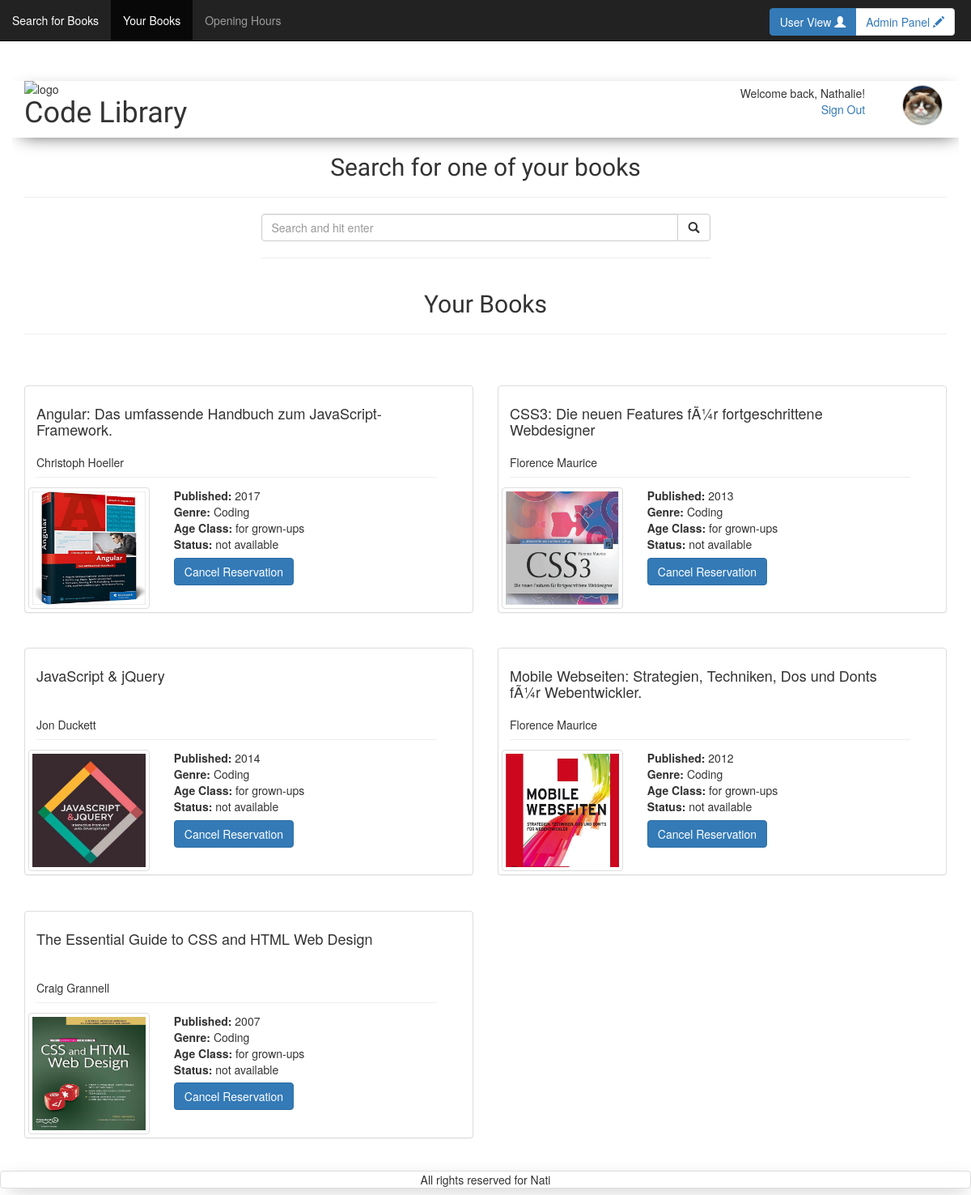
Screenshot of /your_books.php (signed in) with the database file from the repository.
### tables this page shows
CREATE TABLE `users` (
  `id` int(11) NOT NULL,
  `first_name` varchar(100) NOT NULL,
  `family_name` varchar(100) NOT NULL,
  `email` varchar(100) NOT NULL,
  `password` varchar(100) NOT NULL,
  `username` varchar(100) NOT NULL,
  `FK_avatars` int(11) NOT NULL,
  `member_since` timestamp NOT NULL DEFAULT CURRENT_TIMESTAMP ON UPDATE CURRENT_TIMESTAMP
);

CREATE TABLE `avatars` (
  `id` int(11) NOT NULL,
  `avatar` varchar(100) NOT NULL
);

CREATE TABLE `books` (
  `id` int(11) NOT NULL,
  `title` varchar(100) NOT NULL,
  `FK_authors` int(11) NOT NULL,
  `FK_genres` int(11) NOT NULL,
  `publishing_year` year(4) NOT NULL,
  `available` tinyint(1) NOT NULL DEFAULT '1',
  `FK_libraries` int(11) NOT NULL DEFAULT '1',
  `image` varchar(100) NOT NULL,
  `FK_age_recommendations` int(11) NOT NULL
);

CREATE TABLE `authors` (
  `id` int(11) NOT NULL,
  `first_name` varchar(30) NOT NULL,
  `family_name` varchar(30) NOT NULL
);

CREATE TABLE `genres` (
  `id` int(11) NOT NULL,
  `genre` varchar(30) NOT NULL
);

CREATE TABLE `age_recommendations` (
  `id` int(11) NOT NULL,
  `age` varchar(50) NOT NULL
);

### includes/start_session_user.php (called while the page is built, shortened)
<?php
 $res=mysql_query("SELECT first_name, family_name, username, users.id AS user_id, avatar, avatars.id AS avatar_id FROM users JOIN avatars ON users.FK_avatars=avatars.id WHERE users.id=".$_SESSION['user']);
 $userRow=mysql_fetch_array($res);
 $user_id = $userRow['user_id'];
 $user_avatar = $userRow['avatar'];
?>

### includes/while_loop_your_books.php (the view, shortened to what this page needs)
<?php
	while($bookRow=mysql_fetch_array($res_book)){
		$title = $bookRow['title'];
		$author_first_name = $bookRow['first_name'];
		$author_family_name = $bookRow['family_name'];
		$image = $bookRow['image'];
		$published = $bookRow['publishing_year'];
		$genre = $bookRow['genre'];
		$age = $bookRow['age'];
		$availability = $bookRow['available'];
		$borrows_id = $bookRow['borrows_id'];
		if ($availability == 1){
			$available = "available";
		} else {
			$available = "not available";
		}
		echo 	'<div class="col-xs-12 col-md-6 margin-top">
	  			<form method="post" action="your_books.php?borrows_id='.$borrows_id.'" class="wrapper book_form panel panel-default card ">
					<div class="row max-width">
						<div class=" col-xs-12">
							<div class="book_header">
							    <h4 class="card-title">'.$title.'</h4>
					      	</div>
					      	<div class="book_header_author"
						      	<p class="card-text">'.$author_first_name.' '.$author_family_name.'</p>
						      	<hr>
					      	</div>
				      	</div>
						<figure class="col-xs-4 book_image">
						    <img src="'.$image.'"  alt="'.$title.'" class="img-responsive img-thumbnail">
						  </figure>
						  <div class="col-xs-8">
						    <div class="card-block">
						      <div class="content">
							      <ul class="list-unstyled">
							      <li><b>Published:</b> '.$published.'</li>
							      <li><b>Genre:</b> '.$genre.'</li>
							      <li><b>Age Class:</b> '.$age.'</li>
							      <li><b>Status:</b> '.$available.'</li>
							      <li class="margin-top"><input type="submit" class="btn btn-primary" value="Cancel Reservation" id="btn-cancel_reservation" name="btn-cancel_reservation"></li>
							      </ul>
						      </div>
						    </div>
						  </div>
						</div
					</div>
				</form>
			</div>
		';
	}
?>

### includes/header.php
<header class="row shadow header_margin">
		<div class="col-xs-12 col-sm-6">
			<span><img id="logo" src="pictures/logo.png" alt="logo"></span>
			<span><h1 class="brandfont">Code Library</h1></span>
		</div>
		<div class="col-xs-12 col-sm-6">
			<div class="padding">
				<div class="row header_right text-right">
					<?php
						echo'<div class="col-xs-10">
								Welcome back, '. $userRow["first_name"].'!<br>
			       				<a href="logout.php?logout">Sign Out</a>
			       			</div>
			       			<div class="col-xs-2 pull-right">
			       			<img class="img-circle show_avatar border" src="'.$user_avatar.'" alt="avatar">
			       			</div>';
			       	?>
		    	</div>
	    	</div>
		</div>
</header>

### css/style.css (style rules this page uses)
#logo { width: 100px; float: left; }
header h1 { position: relative; }
.margin-top { margin-top: 2%; }
.show_avatar { height: 50px; width: 50px; border: 0.5px solid lightgrey; }
.brandfont { font-family: 'Lobster Two', cursive; }
.shadow { -webkit-box-shadow: 3px 6px 22px -9px rgba(0, 0, 0, 0.75); -moz-box-shadow: 3px 6px 22px -9px rgba(0, 0, 0, 0.75); box-shadow: 3px 6px 22px -9px rgba(0, 0, 0, 0.75); }
.padding { padding: 5px; }

### includes/head_tag.php (style rules this page uses)
html, body { height: 100%; }
@media (min-width:500px) { .book_image { height: 120px; width: 33%; display: flex; align-items: right; } }
@media (min-width:600px) { .book_image { height: 150px; width: 33%; display: flex; align-items: right; } }
@media (min-width:700px) { .book_image { height: 200px; width: 33%; display: flex; align-items: right; } }
@media (min-width:768px) { .book_image { height: 190px; width: 33%; display: flex; align-items: right; } }
@media (min-width:992px) { .book_image { height: 110px; width: 33%; display: flex; align-items: center; } }
@media (min-width:1200px) { .book_image { height: 150px; width: 33%; display: flex; align-items: right; } }
.header_margin { margin-top: 100px; }
.book_image img { height: 100%; width: 100%; }
.book_form { display: flex; align-items: center; margin-left: auto; margin-right: auto; }
.book_form hr { margin-top: -2px; margin-bottom: 2px; }
.book_header { width: 100%; padding: 10px; height: 70px; }
.book_header_author { width: 100%; padding: 10px; }
.max-width { width: 100%; }
.wrapper { padding:4px; }

### rows the page displays
users: first_name "Nathalie", FK_avatars.avatar (picture)
books: title "Angular: Das umfassende Handbuch zum JavaScript-Framework.", FK_authors.first_name "Christoph", FK_authors.family_name "Hoeller", image (picture), publishing_year "2017", FK_genres.genre "Coding", FK_age_recommendations.age "for grown-ups", available "not available"
books: title "CSS3: Die neuen Features fÃ¼r fortgeschrittene Webdesigner", FK_authors.first_name "Florence", FK_authors.family_name "Maurice", image (picture), publishing_year "2013", FK_genres.genre "Coding", FK_age_recommendations.age "for grown-ups", available "not available"
books: title "JavaScript & jQuery", FK_authors.first_name "Jon", FK_authors.family_name "Duckett", image (picture), publishing_year "2014", FK_genres.genre "Coding", FK_age_recommendations.age "for grown-ups", available "not available"
books: title "Mobile Webseiten: Strategien, Techniken, Dos und Donts fÃ¼r Webentwickler.", FK_authors.first_name "Florence", FK_authors.family_name "Maurice", image (picture), publishing_year "2012", FK_genres.genre "Coding", FK_age_recommendations.age "for grown-ups", available "not available"
books: title "The Essential Guide to CSS and HTML Web Design", FK_authors.first_name "Craig", FK_authors.family_name "Grannell", image (picture), publishing_year "2007", FK_genres.genre "Coding", FK_age_recommendations.age "for grown-ups", available "not available"
